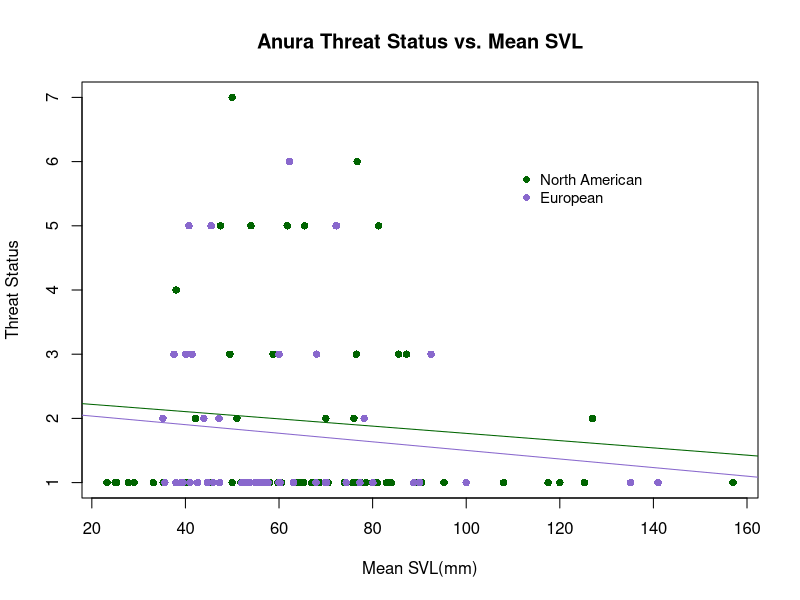
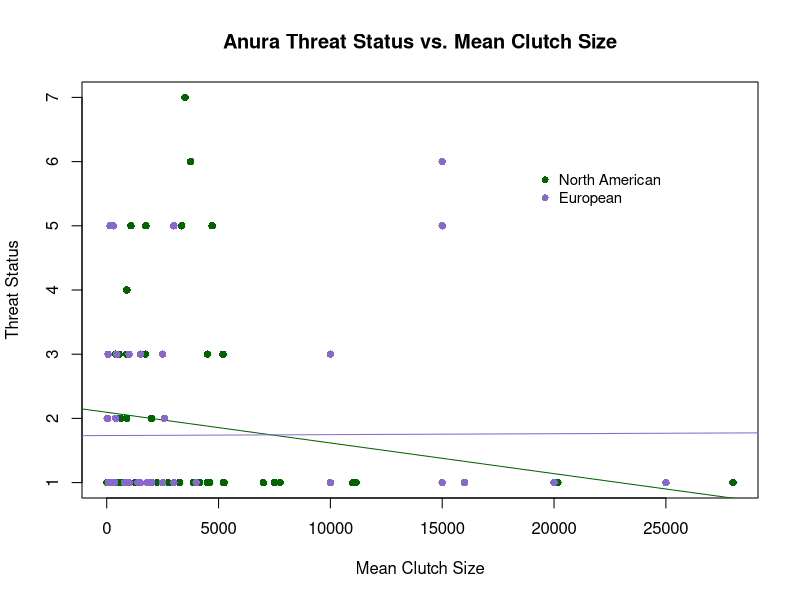
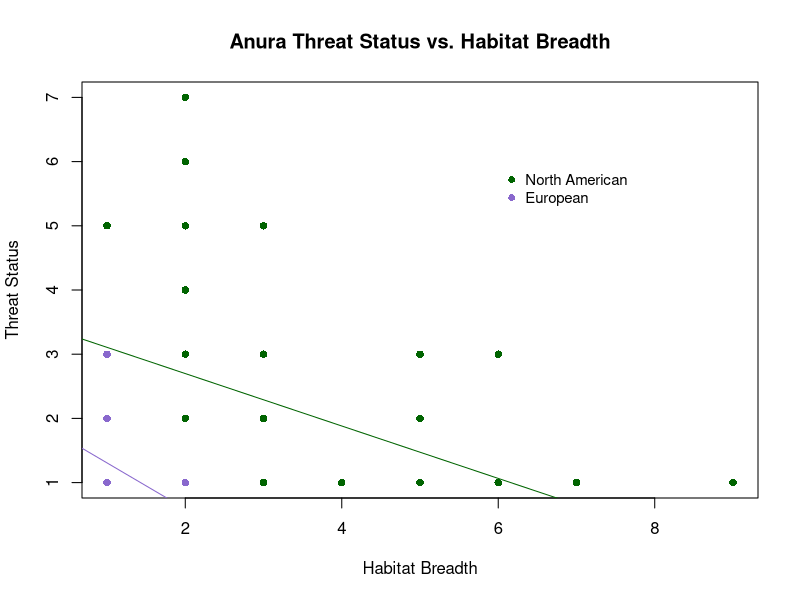
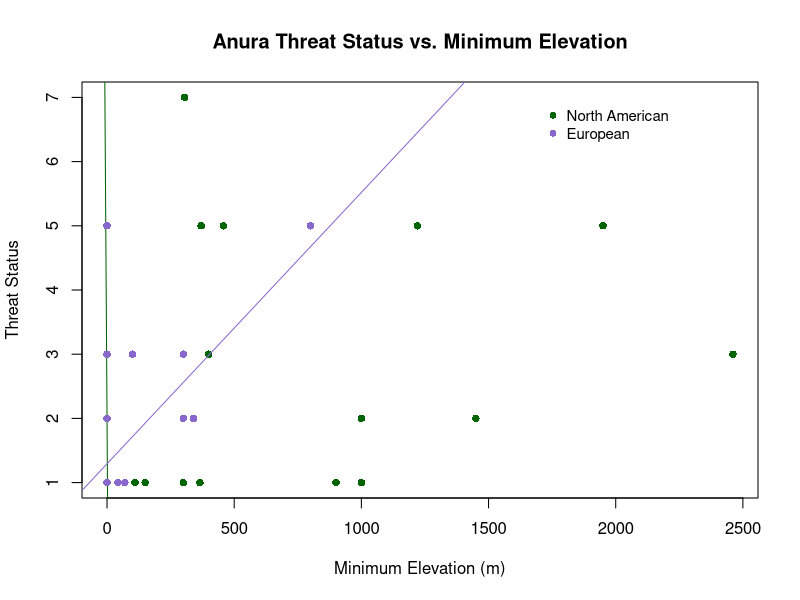
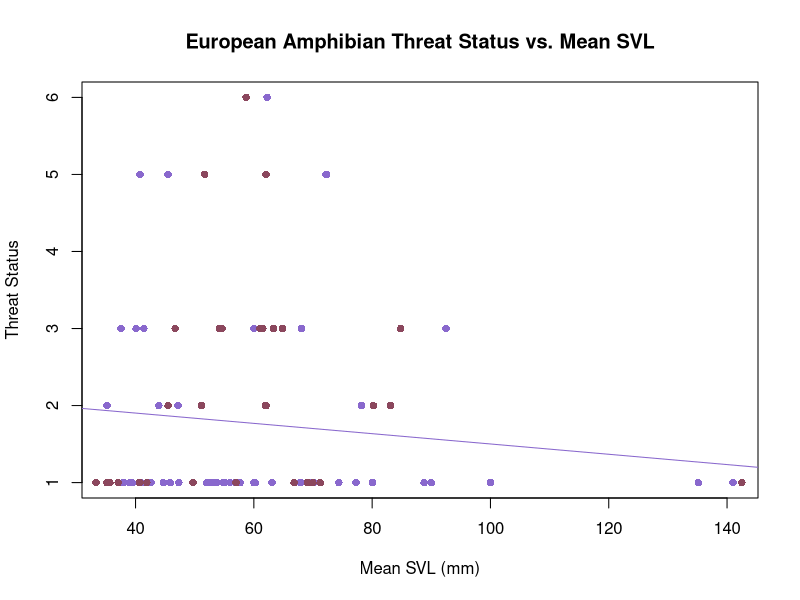

Generate these figures, in order, with R: (Note: this script raises an error after producing the figures.)
# ENEC 395 Undergraduate Research 
# Alicia Wood
# 3/20/17
# Correlates of Extinction Risk in European and North American Amphibians


### Setting my working directory to the folder where all of my data and code are stored

setwd('~/Desktop/Extinction-Risk')

library(dplyr)


### Reading in raw data files


NAfrogs = read.table("NorthAmericanFrogs.txt", header=T, sep = '\t', quote = "\"")
NApaired = read.table("NorthAmericanFrogsPaired.txt", header=T, sep='\t', quote = "\"")
EuroAmphib = read.table("EuropeanAmphibians.txt", header=T, sep = '\t', quote = "\"", na.strings = "DD")
Taxonomy = read.table("Taxonomy.txt", header=T, sep = '\t', quote = "\"")


### Simplifying and preparing data for analysis


#Creating Habitat Breadth columns in both datasets
EuroAmphib$Forest <- apply(EuroAmphib[,c(123:131)], 1, sum)
EuroAmphib$Forest[EuroAmphib$Forest > 0] <- 1
EuroAmphib$Savanna <- apply(EuroAmphib[,c(132:133)], 1, sum)
EuroAmphib$Savanna[EuroAmphib$Savanna > 0] <- 1
EuroAmphib$Shrubland <- apply(EuroAmphib[,c(134:141)], 1, sum)
EuroAmphib$Shrubland[EuroAmphib$Shrubland > 0] <- 1
EuroAmphib$Grassland <- apply(EuroAmphib[,c(142:148)], 1, sum)
EuroAmphib$Grassland[EuroAmphib$Grassland > 0] <- 1
EuroAmphib$Wetlands <- apply(EuroAmphib[,c(149:164)], 1, sum)
EuroAmphib$Wetlands[EuroAmphib$Wetlands > 0] <- 1
EuroAmphib$RockyAreas[EuroAmphib$Habitat_RockyAreas_inland_cliffs_moutain_peaks == 1] <- 1
EuroAmphib$RockyAreas[EuroAmphib$Habitat_RockyAreas_inland_cliffs_moutain_peaks == 0] <- 0
EuroAmphib$Caves <- apply(EuroAmphib[,c(166:167)], 1, sum)
EuroAmphib$Caves[EuroAmphib$Caves > 0] <- 1
EuroAmphib$Deserts <- apply(EuroAmphib[,c(168:170)], 1, sum)
EuroAmphib$Deserts[EuroAmphib$Deserts > 0] <- 1
EuroAmphib$ArtificialTerrestrial <- apply(EuroAmphib[,c(171:176)], 1, sum)
EuroAmphib$ArtificialTerrestrial[EuroAmphib$ArtificialTerrestrial > 0] <- 1
EuroAmphib$Other[EuroAmphib$Habitat_Other_dunes == 1] <- 1
EuroAmphib$Other[EuroAmphib$Habitat_Other_dunes == 0] <- 0

EuroAmphib$HabitatBreadth <- apply(EuroAmphib[,c(255,264)], 1, sum)
#error in eorobean habitat breadth code because the habitat type columns created above are num not int type, so summing them doesn't work
NAfrogs$HabitatBreadth <- apply(NAfrogs[,c(22:33)], 1, sum)

#Condensing mean max and min Clutch Size into 1 mean Clutch Size column for NA dataset
NAfrogs$ClutchSize <- ifelse(is.na(NAfrogs$MeanClutchSize), ifelse(is.na(NAfrogs$MaxClutchSize), ifelse(is.na(NAfrogs$MinClutchSize), NA, NAfrogs$MinClutchSize), ifelse(is.na(NAfrogs$MinClutchSize), NAfrogs$MaxClutchSize, rowMeans(NAfrogs[,c("MinClutchSize", "MaxClutchSize")]))), NAfrogs$MeanClutchSize)
#Europe dataset already in 1 column named number_of_eggs_or_offspring

#Simplifying NAfrogs SVL data into 1 Mean SVL column
NAfrogs$SVLunspecified <- ifelse(is.na(NAfrogs$MeanSVL_Unspecified_mm), ifelse(is.na(NAfrogs$MaxSVL_Unspecified_mm), ifelse(is.na(NAfrogs$MinSVL_Unspecified_mm), NA, NAfrogs$MinSVL_Unspecified_mm), ifelse(is.na(NAfrogs$MinSVL_Unspecified_mm), NAfrogs$MaxSVL_Unspecified_mm, rowMeans(NAfrogs[,c("MinSVL_Unspecified_mm", "MaxSVL_Unspecified_mm")]))), NAfrogs$MeanSVL_Unspecified_mm)
NAfrogs$SVLfemale <- ifelse(is.na(NAfrogs$MeanSVL_Female_mm), ifelse(is.na(NAfrogs$MaxSVL_Female_mm), ifelse(is.na(NAfrogs$MinSVL_Female_mm), NA, NAfrogs$MinSVL_Female_mm), ifelse(is.na(NAfrogs$MinSVL_Female_mm), NAfrogs$MaxSVL_Female_mm, rowMeans(NAfrogs[,c("MinSVL_Female_mm", "MaxSVL_Female_mm")]))), NAfrogs$MeanSVL_Female_mm)
NAfrogs$SVLmale <- ifelse(is.na(NAfrogs$MeanSVL_Male_mm), ifelse(is.na(NAfrogs$MaxSVL_Male_mm), ifelse(is.na(NAfrogs$MinSVL_Male_mm), NA, NAfrogs$MinSVL_Male_mm), ifelse(is.na(NAfrogs$MinSVL_Male_mm), NAfrogs$MaxSVL_Male_mm, rowMeans(NAfrogs[,c("MinSVL_Male_mm", "MaxSVL_Male_mm")]))), NAfrogs$MeanSVL_Male_mm)
NAfrogs$SVLMFmean <- rowMeans(NAfrogs[,c("SVLfemale", "SVLmale")])
NAfrogs$SVL <- ifelse(!is.na(NAfrogs$SVLunspecified) & !is.na(NAfrogs$SVLfemale) & !is.na(NAfrogs$SVLmale), rowMeans(NAfrogs[,c("SVLunspecified", "SVLMFmean")]), ifelse(is.na(NAfrogs$SVLunspecified), ifelse(is.na(NAfrogs$SVLfemale), ifelse(is.na(NAfrogs$SVLmale), NA, NAfrogs$SVLmale), ifelse(is.na(NAfrogs$SVLmale), NAfrogs$SVLfemale, NAfrogs$SVLMFmean)), NAfrogs$SVLunspecified))
#Mean SVL alredy in 1 column in Euro dastaset named SVL_unspecified_mm


### Organizing Threat Data


# Creating threat binary column in the European Dataset
EuroAmphib$ThreatBinary <- NA
EuroAmphib$ThreatBinary[EuroAmphib$IUCN_Status_Vulnerable == 1 | EuroAmphib$IUCN_Status_Endangered == 1 | EuroAmphib$IUCN_Status_NearThreatened == 1 | EuroAmphib$IUCN_Status_CriticallyEndangered == 1] <- 1
EuroAmphib$ThreatBinary[EuroAmphib$IUCN_Status_LeastConcern == 1] <- 0
# Creating Continuous Threat Status Values in European Dataset
EuroAmphib$threat[EuroAmphib$IUCN_Status_LeastConcern == 1] <- 1
EuroAmphib$threat[EuroAmphib$IUCN_Status_Vulnerable == 1] <- 2
EuroAmphib$threat[EuroAmphib$IUCN_Status_NearThreatened == 1] <- 3
EuroAmphib$threat[EuroAmphib$IUCN_Status_Endangered == 1] <- 5
EuroAmphib$threat[EuroAmphib$IUCN_Status_CriticallyEndangered == 1] <- 6
# Creating Threat status ordinal values
threat = data.frame(IUCN_Threat_Status = c('LC', 'VU', 'NT', 'TH', 'EN', 'CR', 'EW'),
                    threat = 1:7)


### Joining in taxonomy and threat datasets


NAfrogs <- merge(NAfrogs, Taxonomy, by = "SpeciesName") %>% left_join(threat)
EuroAmphib <- merge(EuroAmphib, Taxonomy, by = "SpeciesName")


### Dividing European dataset into Anura and Urodela order datasets


Efrogs <- EuroAmphib[EuroAmphib$Order == 'Anura',]
Esalamanders <- EuroAmphib[EuroAmphib$Order == 'Urodela',]


##### Plots and Linear Models


## North American and European Anura Comparison

# SVL
plot(NAfrogs$SVL, NAfrogs$threat, xlab = "Mean SVL(mm)", ylab = "Threat Status", main = "Anura Threat Status vs. Mean SVL", col = "darkgreen", pch = 16)
lm_svl_na = lm(NAfrogs$threat ~ NAfrogs$SVL)
abline(lm_svl_na, col = "darkgreen")
summary(lm_svl_na)
points(Efrogs$SVL_Unspecified_mm, Efrogs$threat, xlab = "Mean SVL (mm)", ylab = "Threat Status", col = "mediumpurple3", pch = 16)
lm_svl_e = lm(Efrogs$threat ~ Efrogs$SVL_Unspecified_mm)
abline(lm_svl_e, col = "mediumpurple3")
summary(lm_svl_e)
legend(110,6, c("North American", "European"), pch = 16, 
       col = c("darkgreen", "mediumpurple3"), cex = 0.9, bty = "n")
# Clutch Size
plot(NAfrogs$ClutchSize, NAfrogs$threat, xlab = "Mean Clutch Size", ylab = "Threat Status", main = "Anura Threat Status vs. Mean Clutch Size", col = "darkgreen", pch = 16)
lm_cs_na = lm(NAfrogs$threat ~ NAfrogs$ClutchSize)
abline(lm_cs_na, col = "darkgreen")
summary(lm_cs_na)
points(Efrogs$Number_of_eggs_or_offspring, Efrogs$threat, xlab = "Mean Clutch Size", ylab = "Threat Status", col = "mediumpurple3", pch = 16)
lm_cs_e = lm(Efrogs$threat ~ Efrogs$Number_of_eggs_or_offspring)
abline(lm_cs_e, col = "mediumpurple3")
summary(lm_cs_e)
legend(19000,6, c("North American", "European"), pch = 16, 
       col = c("darkgreen", "mediumpurple3"), cex = 0.9, bty = "n")
# Habitat Breadth
plot(NAfrogs$HabitatBreadth, NAfrogs$threat, xlab = "Habitat Breadth", ylab = "Threat Status", main = "Anura Threat Status vs. Habitat Breadth", col = "darkgreen", pch = 16)
lm_hb_na = lm(NAfrogs$threat ~ NAfrogs$HabitatBreadth)
abline(lm_hb_na, col = "darkgreen")
summary(lm_hb_na)
points(Efrogs$HabitatBreadth, Efrogs$threat, xlab = "Habitat Breadth", ylab = "Threat Status", col = "mediumpurple3", pch = 16)
lm_hb_e = lm(Efrogs$threat ~ Efrogs$HabitatBreadth)
abline(lm_hb_e, col = "mediumpurple3")
summary(lm_hb_e)
legend(6,6, c("North American", "European"), pch = 16, 
       col = c("darkgreen", "mediumpurple3"), cex = 0.9, bty = "n")
# Minimum Elevation
plot(NAfrogs$MinElevation_m, NAfrogs$threat, xlab = "Minimum Elevation (m)", ylab = "Threat Status", main = "Anura Threat Status vs. Minimum Elevation", col = "darkgreen", pch = 16)
lm_me_na = lm(NAfrogs$threat ~ NAfrogs$MinElevation_m)
abline(lm_me_na, col = "darkgreen")
summary(lm_me_na)
points(Efrogs$Altitude_min, Efrogs$threat, xlab = "Minimum Altitude (m)", ylab = "Threat Status", col = "mediumpurple3", pch = 16)
lm_me_e = lm(Efrogs$threat ~ Efrogs$Altitude_min)
abline(lm_me_e, col = "mediumpurple3")
summary(lm_me_e)
legend(1700,7, c("North American", "European"), pch = 16, 
       col = c("darkgreen", "mediumpurple3"), cex = 0.9, bty = "n")
# Multi-Variable Linear Model North American Frogs
Multi_lm_na = lm(NAfrogs$threat ~ NAfrogs$SVL + NAfrogs$ClutchSize + NAfrogs$HabitatBreadth + NAfrogs$MinElevation_m)
summary(Multi_lm_na)
# Multi-Variable Linear Model European Frogs
Multi_lm_e = lm(Efrogs$threat ~ Efrogs$SVL_Unspecified_mm + Efrogs$Number_of_eggs_or_offspring + Efrogs$HabitatBreadth + Efrogs$Altitude_min)
summary(Multi_lm_e)

## European Anura and Urodela Comparison

# SVL
plot(Efrogs$SVL_Unspecified_mm, Efrogs$threat, xlab = "Mean SVL (mm)", ylab = "Threat Status", col = "mediumpurple3", main = "European Amphibian Threat Status vs. Mean SVL", pch = 16)
lm_svl_f = lm(Efrogs$threat ~ Efrogs$SVL_Unspecified_mm)
abline(lm_svl_f, col = "mediumpurple3")
summary(lm_svl_f)
points(Esalamanders$SVL_Unspecified_mm, Esalamanders$threat, xlab = "Mean SVL (mm)", ylab = "Threat Status", col = "palevioletred4", pch = 16)
lm_svl_s = lm(Esalamanders$threat ~ Esalamanders$SVL_Unspecified_mm)
abline(lm_svl_s, col = "paleviolet4")
summary(lm_svl_s)
legend(103,5, c("North American", "European"), pch = 16, 
       col = c("mediumpurple3", "palevioletred4"), cex = 0.9, bty = "n")
# Clutch Size
plot(Efrogs$Number_of_eggs_or_offspring, Efrogs$threat, xlab = "Mean Clutch Size", ylab = "Threat Status", col = "mediumpurple3", main = "European Amphibian Threat Status vs. Clutch Size", pch = 16)
lm_cs_f = lm(Efrogs$threat ~ Efrogs$Number_of_eggs_or_offspring)
abline(lm_cs_f, col = "mediumpurple3")
summary(lm_cs_f)
points(Esalamanders$Number_of_eggs_or_offspring, Esalamanders$threat, xlab = "Mean Clutch Size", ylab = "Threat Status", col = "palevioletred4", pch = 16)
lm_cs_s = lm(Esalamanders$threat ~ Esalamanders$Number_of_eggs_or_offspring)
abline(lm_cs_s, col = "palevioletred4")
summary(lm_cs_s)
legend(17000,4, c("North American", "European"), pch = 16, 
       col = c("mediumpurple3", "palevioletred4"), cex = 0.9, bty = "n")
# Habitat Breadth
plot(Efrogs$HabitatBreadth, Efrogs$threat, xlab = "Habitat Breadth", ylab = "Threat Status", col = "mediumpurple3", main = "European Amphibian Threat Status vs. Habitat Breadth", pch = 16)
lm_hb_f = lm(Efrogs$threat ~ Efrogs$HabitatBreadth)
abline(lm_hb_f, col = "mediumpurple3")
summary(lm_hb_f)
points(Esalamanders$HabitatBreadth, Esalamanders$threat, xlab = "Habitat Breadth", ylab = "Threat Status", col = "palevioletred4", pch = 16)
lm_hb_s = lm(Esalamanders$threat ~ Esalamanders$HabitatBreadth)
abline(lm_hb_s, col = "palevioletred4")
summary(lm_hb_s)
legend(3,5, c("North American", "European"), pch = 16, 
       col = c("mediumpurple3", "palevioletred4"), cex = 0.9, bty = "n")
# Minimum Elevation
plot(Efrogs$Altitude_min, Efrogs$threat, xlab = "Minimum Altitude (m)", ylab = "Threat Status", col = "mediumpurple3", main = "European Amphibian Threat Status vs. Minimum Elevation", pch = 16)
lm_me_f = lm(Efrogs$threat ~ Efrogs$Altitude_min)
abline(lm_me_f, col = "mediumpurple3")
summary(lm_me_f)
points(Esalamanders$Altitude_min, Esalamanders$threat, xlab = "Minimum Altitude (m)", ylab = "Threat Status", col = "palevioletred4", pch = 16)
lm_me_s = lm(Esalamanders$threat ~ Esalamanders$Altitude_min)
abline(lm_me_s, col = "palevioletred4")
summary(lm_me_s)
legend(550,3.3, c("North American", "European"), pch = 16, 
       col = c("mediumpurple3", "palevioletred4"), cex = 0.9, bty = "n")
# Multi-Variable Linear Model European Frogs
Multi_lm_e = lm(Efrogs$threat ~ Efrogs$SVL_Unspecified_mm + Efrogs$Number_of_eggs_or_offspring + Efrogs$HabitatBreadth + Efrogs$Altitude_min)
summary(Multi_lm_e)
# Multi-Variable Linear Model European Frogs
Multi_lm_s = lm(Esalamanders$threat ~ Esalamanders$SVL_Unspecified_mm + Esalamanders$Number_of_eggs_or_offspring + Esalamanders$HabitatBreadth + Esalamanders$Altitude_min)
summary(Multi_lm_s)

## North American Anaxyrus and Rana Analyses

Rana = NAfrogs[NAfrogs$Genus == 'Rana',]
Anaxyrus = NAfrogs[NAfrogs$Genus == 'Anaxyrus',]
# SVL
plot(Rana$SVL, Rana$threat, xlab = "Mean SVL(mm)", ylab = "Threat Status", main = "North American Anura Threat Status vs. Mean SVL", col = "skyblue3", pch = 16)
lm_svl_r = lm(Rana$threat ~ Rana$SVL)
abline(lm_svl_r, col = "skyblue3")
summary(lm_svl_r)
points(Anaxyrus$SVL, Anaxyrus$threat, xlab = "Mean SVL(mm)", ylab = "Threat Status", col = "purple", pch = 16)
lm_svl_a = lm(Anaxyrus$threat ~ Anaxyrus$SVL)
abline(lm_svl_a, col = "purple")
summary(lm_svl_a)
legend(125,5.5, c("Rana", "Anaxyrus"), pch = 16, 
       col = c("skyblue3", "purple"), cex = 0.9, bty = "n")
# Clutch Size
plot(Rana$ClutchSize, Rana$threat, xlab = "Mean Clutch Size", ylab = "Threat Status", main = "North American Anura Threat Status vs. Mean Clutch Size", col = "skyblue3", pch = 16)
lm_cs_r = lm(Rana$threat ~ Rana$ClutchSize)
abline(lm_cs_r, col = "skyblue3")
summary(lm_cs_r)
points(Anaxyrus$ClutchSize, Anaxyrus$threat, xlab = "Mean Clutch Size", ylab = "Threat Status", col = "purple", pch = 16)
lm_cs_a = lm(Anaxyrus$threat ~ Anaxyrus$ClutchSize)
abline(lm_cs_a, col = "purple")
summary(lm_cs_a)
legend(8000,5.5, c("Rana", "Anaxyrus"), pch = 16, 
       col = c("skyblue3", "purple"), cex = 0.9, bty = "n")
# Habitat Breadth
plot(Rana$HabitatBreadth, Rana$threat, xlab = "Habitat Breadth", ylab = "Threat Status", main = "North American Anura Threat Status vs. Habitat Breadth", col = "skyblue3", pch = 16)
lm_hb_r = lm(Rana$threat ~ Rana$HabitatBreadth)
abline(lm_hb_r, col = "skyblue3")
summary(lm_hb_r)
points(Anaxyrus$HabitatBreadth, Anaxyrus$threat, xlab = "Habitat Breadth", ylab = "Threat Status", col = "purple", pch = 16)
lm_hb_a = lm(Anaxyrus$threat ~ Anaxyrus$HabitatBreadth)
abline(lm_hb_a, col = "purple")
summary(lm_hb_a)
legend(5.5,5.5, c("Rana", "Anaxyrus"), pch = 16, 
       col = c("skyblue3", "purple"), cex = 0.9, bty = "n")
# Minimum Elevation
plot(Rana$MinElevation_m, Rana$threat, xlab = "Minimum Elevation (m)", ylab = "Threat Status", main = "North American Anura Threat Status vs. Minimum Elevation", col = "skyblue3", pch = 16)
lm_me_r = lm(Rana$threat ~ Rana$MinElevation_m)
abline(lm_me_r, col = "skyblue3")
summary(lm_me_r)
points(Anaxyrus$MinElevation_m, Anaxyrus$threat, xlab = "Minimum Elevation (m)", ylab = "Threat Status", col = "purple", pch = 16)
lm_me_a = lm(Anaxyrus$threat ~ Anaxyrus$MinElevation_m)
abline(lm_me_a, col = "purple")
summary(lm_me_a)
legend(700,5.8, c("Rana", "Anaxyrus"), pch = 16, 
       col = c("skyblue3", "purple"), cex = 0.9, bty = "n")
# Multi-Variable Linear Model North American Rana
Multi_lm_r = lm(Rana$threat ~ Rana$SVL + Rana$ClutchSize + Rana$HabitatBreadth + Rana$MinElevation_m)
summary(Multi_lm_r)
# Multi-Variable Linear Model North American Anaxyrus
Multi_lm_a = lm(Anaxyrus$threat ~ Anaxyrus$SVL + Anaxyrus$ClutchSize + Anaxyrus$HabitatBreadth + Anaxyrus$MinElevation_m)
summary(Multi_lm_a)


#### Paired Analysis


#preparing the paired dataset
NApaired$HabitatBreadth1 <- apply(NApaired[,c(24:35)], 1, sum)
NApaired$HabitatBreadth2 <- apply(NApaired[,c(63:74)], 1, sum)

NApaired$ClutchSize1 <- ifelse(is.na(NApaired$MeanClutchSize1), ifelse(is.na(NApaired$MaxClutchSize1), ifelse(is.na(NApaired$MinClutchSize1), NA, NApaired$MinClutchSize1), ifelse(is.na(NApaired$MinClutchSize1), NApaired$MaxClutchSize1, rowMeans(NApaired[,c("MinClutchSize1", "MaxClutchSize1")]))), NApaired$MeanClutchSize1)
NApaired$ClutchSize2 <- ifelse(is.na(NApaired$MeanClutchSize2), ifelse(is.na(NApaired$MaxClutchSize2), ifelse(is.na(NApaired$MinClutchSize2), NA, NApaired$MinClutchSize2), ifelse(is.na(NApaired$MinClutchSize2), NApaired$MaxClutchSize2, rowMeans(NApaired[,c("MinClutchSize2", "MaxClutchSize2")]))), NApaired$MeanClutchSize2)

NApaired$SVLunspecified1 <- ifelse(is.na(NApaired$MeanSVL_Unspecified_mm1), ifelse(is.na(NApaired$MaxSVL_Unspecified_mm1), ifelse(is.na(NApaired$MinSVL_Unspecified_mm1), NA, NApaired$MinSVL_Unspecified_mm1), ifelse(is.na(NApaired$MinSVL_Unspecified_mm1), NApaired$MaxSVL_Unspecified_mm1, rowMeans(NApaired[,c("MinSVL_Unspecified_mm1", "MaxSVL_Unspecified_mm1")]))), NApaired$MeanSVL_Unspecified_mm1)
NApaired$SVLfemale1 <- ifelse(is.na(NApaired$MeanSVL_Female_mm1), ifelse(is.na(NApaired$MaxSVL_Female_mm1), ifelse(is.na(NApaired$MinSVL_Female_mm1), NA, NApaired$MinSVL_Female_mm1), ifelse(is.na(NApaired$MinSVL_Female_mm1), NApaired$MaxSVL_Female_mm1, rowMeans(NApaired[,c("MinSVL_Female_mm1", "MaxSVL_Female_mm1")]))), NApaired$MeanSVL_Female_mm1)
NApaired$SVLmale1 <- ifelse(is.na(NApaired$MeanSVL_Male_mm1), ifelse(is.na(NApaired$MaxSVL_Male_mm1), ifelse(is.na(NApaired$MinSVL_Male_mm1), NA, NApaired$MinSVL_Male_mm1), ifelse(is.na(NApaired$MinSVL_Male_mm1), NApaired$MaxSVL_Male_mm1, rowMeans(NApaired[,c("MinSVL_Male_mm1", "MaxSVL_Male_mm1")]))), NApaired$MeanSVL_Male_mm1)
NApaired$SVLMFmean1 <- rowMeans(NApaired[,c("SVLfemale1", "SVLmale1")])
NApaired$SVL1 <- ifelse(!is.na(NApaired$SVLunspecified1) & !is.na(NApaired$SVLfemale1) & !is.na(NApaired$SVLmale1), rowMeans(NApaired[,c("SVLunspecified1", "SVLMFmean1")]), ifelse(is.na(NApaired$SVLunspecified1), ifelse(is.na(NApaired$SVLfemale1), ifelse(is.na(NApaired$SVLmale1), NA, NApaired$SVLmale1), ifelse(is.na(NApaired$SVLmale1), NApaired$SVLfemale1, NApaired$SVLMFmean1)), NApaired$SVLunspecified1))
NApaired$SVLunspecified2 <- ifelse(is.na(NApaired$MeanSVL_Unspecified_mm2), ifelse(is.na(NApaired$MaxSVL_Unspecified_mm2), ifelse(is.na(NApaired$MinSVL_Unspecified_mm2), NA, NApaired$MinSVL_Unspecified_mm2), ifelse(is.na(NApaired$MinSVL_Unspecified_mm2), NApaired$MaxSVL_Unspecified_mm2, rowMeans(NApaired[,c("MinSVL_Unspecified_mm2", "MaxSVL_Unspecified_mm2")]))), NApaired$MeanSVL_Unspecified_mm2)
NApaired$SVLfemale2 <- ifelse(is.na(NApaired$MeanSVL_Female_mm2), ifelse(is.na(NApaired$MaxSVL_Female_mm2), ifelse(is.na(NApaired$MinSVL_Female_mm2), NA, NApaired$MinSVL_Female_mm2), ifelse(is.na(NApaired$MinSVL_Female_mm2), NApaired$MaxSVL_Female_mm2, rowMeans(NApaired[,c("MinSVL_Female_mm2", "MaxSVL_Female_mm2")]))), NApaired$MeanSVL_Female_mm2)
NApaired$SVLmale2 <- ifelse(is.na(NApaired$MeanSVL_Male_mm2), ifelse(is.na(NApaired$MaxSVL_Male_mm2), ifelse(is.na(NApaired$MinSVL_Male_mm2), NA, NApaired$MinSVL_Male_mm2), ifelse(is.na(NApaired$MinSVL_Male_mm2), NApaired$MaxSVL_Male_mm2, rowMeans(NApaired[,c("MinSVL_Male_mm2", "MaxSVL_Male_mm2")]))), NApaired$MeanSVL_Male_mm2)
NApaired$SVLMFmean2 <- rowMeans(NApaired[,c("SVLfemale2", "SVLmale2")])
NApaired$SVL2 <- ifelse(!is.na(NApaired$SVLunspecified2) & !is.na(NApaired$SVLfemale2) & !is.na(NApaired$SVLmale2), rowMeans(NApaired[,c("SVLunspecified2", "SVLMFmean2")]), ifelse(is.na(NApaired$SVLunspecified2), ifelse(is.na(NApaired$SVLfemale2), ifelse(is.na(NApaired$SVLmale2), NA, NApaired$SVLmale2), ifelse(is.na(NApaired$SVLmale2), NApaired$SVLfemale2, NApaired$SVLMFmean2)), NApaired$SVLunspecified2))

## Wilcoxon Tests
wilcox.test(NApaired$SVL1, NApaired$SVL2, paired = TRUE)
wilcox.test(NApaired$ClutchSize1, NApaired$ClutchSize2, paired = TRUE)
wilcox.test(NApaired$HabitatBreadth1, NApaired$HabitatBreadth2, paired = TRUE)
wilcox.test(NApaired$MinElevation_m1, NApaired$MinElevation_m2, paired = TRUE)

  
